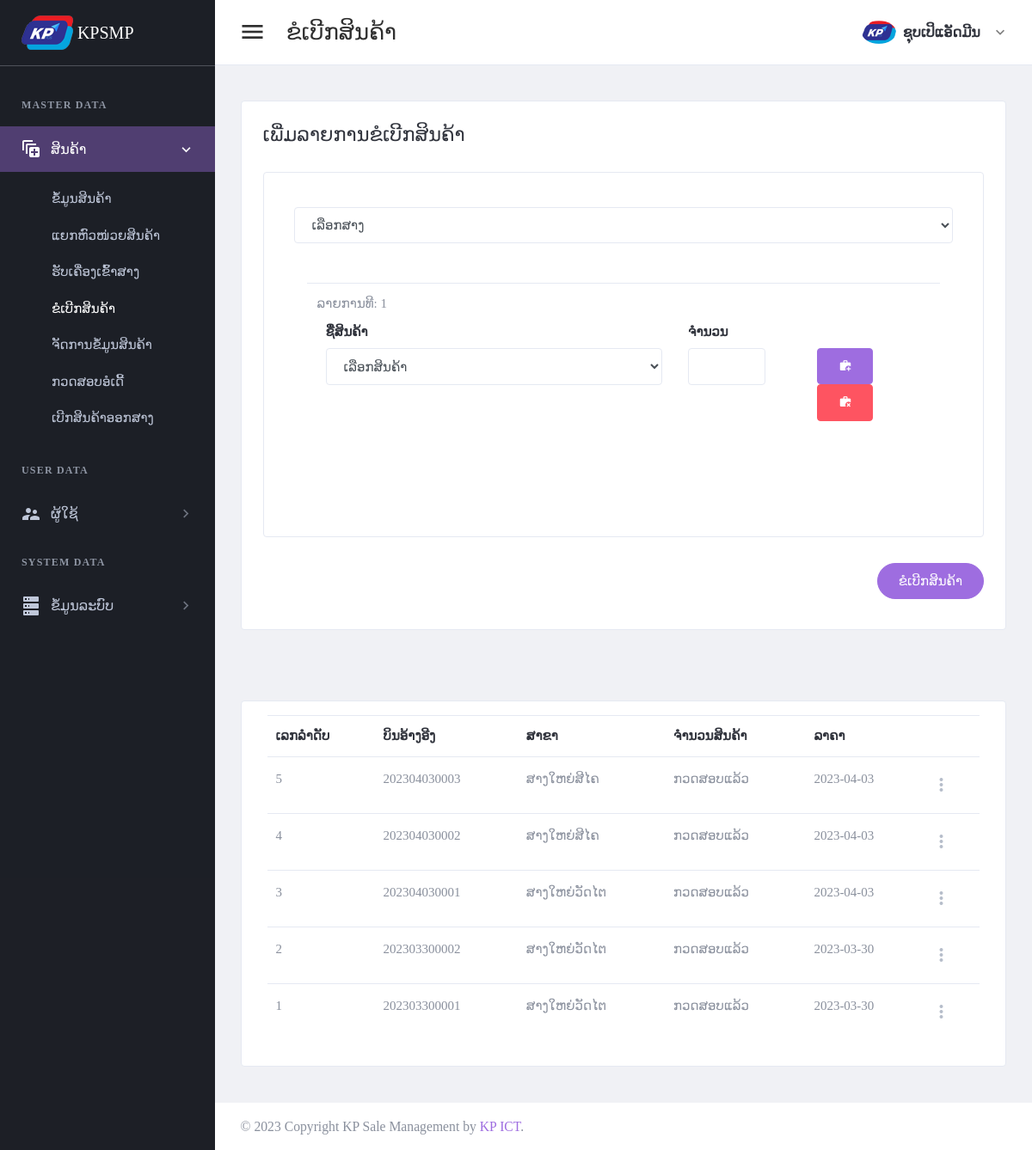
Page /page/request-order.php (signed in) on the earlier database version.
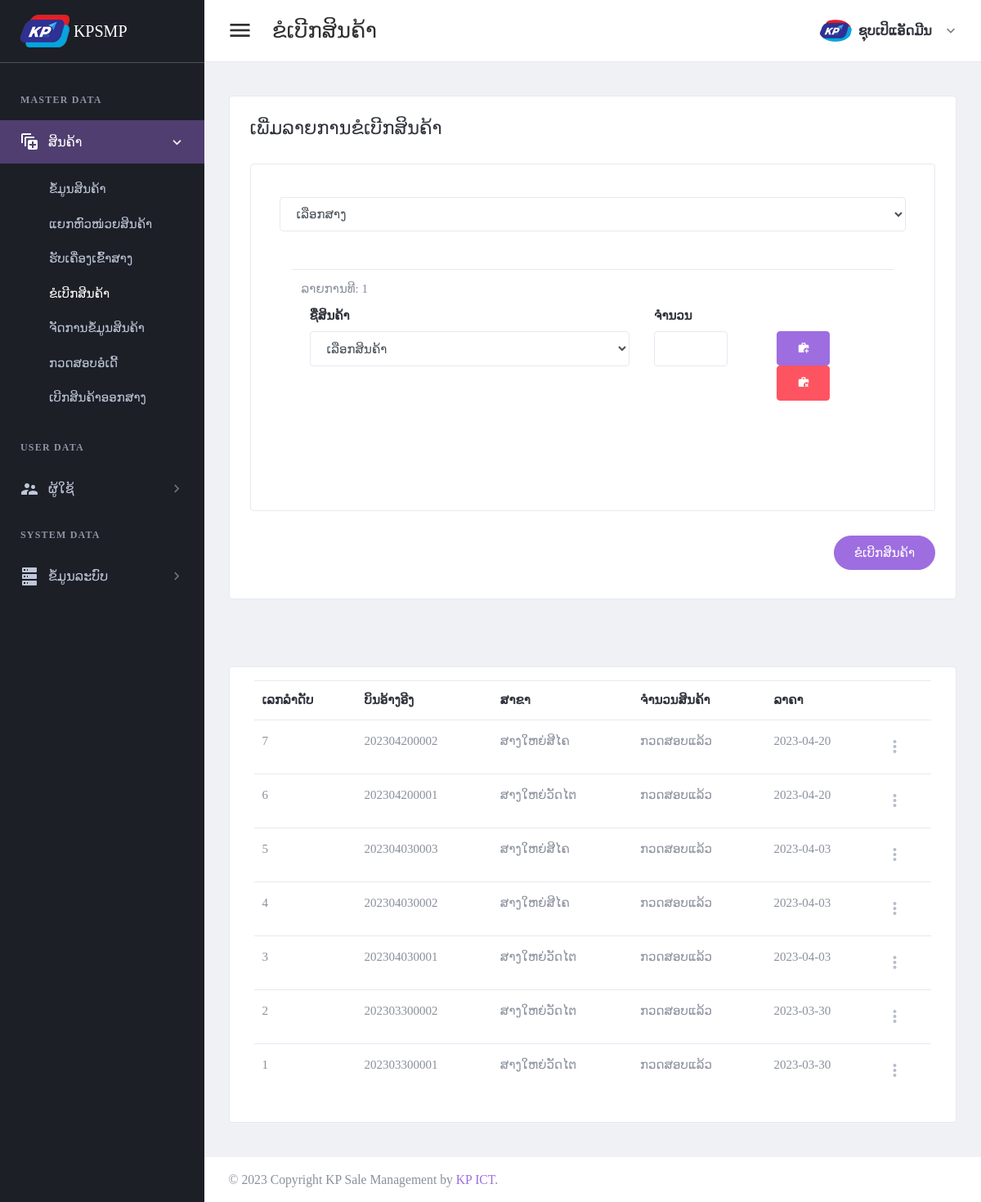
Same page on the later database version.
### tables this page shows
CREATE TABLE `tbl_header_title` (
  `ht_id` int(11) NOT NULL,
  `ht_name` varchar(300) DEFAULT NULL
);

CREATE TABLE `tbl_sub_title` (
  `st_id` int(11) NOT NULL,
  `st_name` varchar(300) DEFAULT NULL,
  `icon_code` varchar(100) DEFAULT NULL,
  `ht_id` int(11) DEFAULT NULL
);

CREATE TABLE `tbl_page_title` (
  `pt_id` int(11) NOT NULL,
  `pt_name` varchar(300) DEFAULT NULL,
  `ptf_name` varchar(100) DEFAULT NULL,
  `st_id` int(11) DEFAULT NULL
);

CREATE TABLE `tbl_order_request` (
  `or_id` int(11) NOT NULL,
  `or_bill_number` varchar(30) DEFAULT NULL,
  `br_id` int(11) DEFAULT NULL,
  `wh_id` int(11) DEFAULT NULL,
  `or_status` int(11) DEFAULT NULL,
  `add_by` int(11) DEFAULT NULL,
  `date_register` date DEFAULT NULL
);

CREATE TABLE `tbl_warehouse` (
  `wh_id` int(11) NOT NULL,
  `wh_name` varchar(150) DEFAULT NULL,
  `wh_status` int(11) DEFAULT NULL,
  `wh_type` int(11) DEFAULT NULL,
  `br_id` int(11) DEFAULT NULL,
  `add_by` int(11) DEFAULT NULL,
  `date_register` date DEFAULT NULL
);

CREATE TABLE `tbl_order_status` (
  `os_id` int(11) NOT NULL,
  `os_name` varchar(150) DEFAULT NULL
);

### setting/checksession.php (called while the page is built, shortened)
<?php
	if($_SESSION['id_users'] == "" )
	{
	header("location:logout.php");
	}
	  else{
		$role_id = $_SESSION["role_id"];
		$br_id = $_SESSION["br_id"];
	}
?>

### page/request-order.php (the view, shortened to what the changed rows need)
<?php
include("../setting/checksession.php");
include("../setting/conn.php");
$header_name = "ຂໍເບີກສິນຄ້າ";
$header_click = "2";
?>
<!DOCTYPE html>
<html lang="en" dir="ltr">
<head>
    <?php
    include("../setting/callcss.php");
    ?>
</head>
<body class="navbar-fixed sidebar-fixed" id="body">
    <div class="wrapper">
        <?php include "menu.php"; ?>
        <div class="page-wrapper">
            <div class="content-wrapper">
                <div class="content">
                    <div class="email-wrapper rounded border bg-white">
                        <div class="  no-gutters justify-content-center">
                            <div class="    ">
                                <div class="  p-4 p-xl-5">
                                    <form method="post" id="additemorderfrm">
                                        <div class="card p-4">
                                            <div class="row">
                                                <div class="col-lg-12">
                                                    <div class=" ">
                                                        <div class="card-body">
                                                            <div class="input-states">
                                                                <table class="table" id="productTable">
                                                                    <tbody>
                                                                        <?php
                                                                        $arrayNumber = 0;
                                                                        for ($x = 1; $x < 2; $x++) { ?>
                                                                            <tr id="row<?php echo $x; ?>" class="<?php echo $arrayNumber; ?>">
                                                                                <td>
                                                                                    <div class="form-group "> <?php echo "ລາຍການທີ: $x"; ?> <br>
                                                                                        <div class="row p-2">
                                                                                            <div class="col-lg-7">
                                                                                                <div class="form-group">
                                                                                                    <label for="firstName">ຊື່ສິນຄ້າ</label>
                                                                                                    <select class="form-control" name="item_name[]" id="item_name<?php echo $x; ?>">
                                                                                                        <option value="">ເລືອກສິນຄ້າ</option>
                                                                                                    </select>
                                                                                                </div>
                                                                                            </div>
                                                                                            <div class="form-group  col-lg-2">
                                                                                                <label class="text-dark font-weight-medium">ຈຳນວນ</label>
                                                                                                <div class="form-group">
                                                                                                    <input type="number" step="any" name="item_value[]" id="item_value<?php echo $x; ?>" autocomplete="off" class="form-control" />
                                                                                                </div>
                                                                                            </div>
                                                                                            <div class="col-lg-3">
                                                                                                <div class="form-group p-6">
                                                                                                    <button type="button" class="btn btn-primary btn-flat " onclick="addRow()" id="addRowBtn" data-loading-text="Loading...">
                                                                                                        <i class="mdi mdi-briefcase-plus"></i>
                                                                                                    </button>
                                                                                                    <button type="button" class="btn btn-danger  removeProductRowBtn" type="button" id="removeProductRowBtn" onclick="removeProductRow(<?php echo $x; ?>)">
                                                                                                        <i class="mdi mdi-briefcase-remove"></i>
                                                                                                    </button>
                                                                                                </div>
                                                                                            </div>
                                                                                        </div>
                                                                                    </div>
                                                                                </td>
                                                                            </tr>
                                                                        <?php
                                                                            $arrayNumber++;
                                                                        }
                                                                        ?>
                                                                    </tbody>
                                                                </table>
                                                            </div>
                                                        </div>
                                                    </div>
                                                </div>
                                            </div>
                                        </div>
                                    </form>
                                </div>
                            </div>
                        </div>
                    </div>
                </div>
            </div>
            <div class="content-wrapper">
                <div class="content">
                    <div class="card card-default">
                        <div class="card-body">
                            <table id="productsTable2" class="table table-hover table-product" style="width:100%">
                                <thead>
                                    <tr>
                                        <th>ເລກລຳດັບ</th>
                                        <th>ບິນອ້າງອີງ</th>
                                        <th>ສາຂາ</th>
                                        <th>ຈຳນວນສິນຄ້າ</th>
                                        <th>ລາຄາ</th>
                                        <th></th>
                                    </tr>
                                </thead>
                                <tbody>
                                    <?php
                                    $stmt4 = $conn->prepare("
                                    SELECT or_id,or_bill_number,wh_name,a.date_register, os_name
                                    FROM tbl_order_request a
                                    left join tbl_warehouse b on a.wh_id = b.wh_id
                                    left join tbl_order_status c on a.or_status = c.os_id
                                    where a.br_id = '$br_id'
                                    order by or_id desc
                                    ");
                                    $stmt4->execute();
                                    if ($stmt4->rowCount() > 0) {
                                        while ($row4 = $stmt4->fetch(PDO::FETCH_ASSOC)) {
                                    ?>
                                            <tr>
                                                <td><?php echo $row4['or_id']; ?></td>
                                                <td><?php echo $row4['or_bill_number']; ?></td>
                                                <td><?php echo $row4['wh_name']; ?></td>
                                                <td><?php echo $row4['os_name']; ?></td>
                                                <td><?php echo $row4['date_register']; ?></td>
                                                <td>
                                                    <div class="dropdown">
                                                        <a class="dropdown-toggle icon-burger-mini" href="#" role="button" id="dropdownMenuLink" data-toggle="dropdown" aria-haspopup="true" aria-expanded="false" data-display="static">
                                                        </a>
                                                    </div>
                                                </td>
                                            </tr>
                                    <?php
                                        }
                                    }
                                    ?>
                                </tbody>
                            </table>
                        </div>
                    </div>
                </div>
            </div>
        </div>
    </div>
</body>
</html>

### page/menu.php (shortened to what the changed rows need)
<aside class="left-sidebar sidebar-dark" id="left-sidebar">
  <div id="sidebar" class="sidebar sidebar-with-footer">
    <div class="sidebar-left" data-simplebar style="height: 100%;">
      <ul class="nav sidebar-inner" id="sidebar-menu">
        <?php
        $stmt = $conn->prepare(" SELECT distinct a.ht_id,ht_name
        FROM tbl_header_title a
        left join tbl_role_page b on a.ht_id = b.ht_id
        where role_id ='$role_id'
        order by  a.ht_id asc ");
        $stmt->execute();
        if ($stmt->rowCount() > 0) {
          while ($row = $stmt->fetch(PDO::FETCH_ASSOC)) {
            $ht_id = $row['ht_id'];
            $ht_name = $row['ht_name'];
        ?>
            <li class="section-title"> <?php echo "$ht_name"; ?></li>
            <?php
            $stmt1 = $conn->prepare("SELECT distinct a.st_id,st_name,role_id,icon_code
            FROM tbl_sub_title a
            left join tbl_role_page b on a.st_id = b.st_id
            where a.ht_id = '$ht_id' and role_id ='$role_id'
            order by a.st_id asc ");
            $stmt1->execute();
            if ($stmt1->rowCount() > 0) {
              while ($row1 = $stmt1->fetch(PDO::FETCH_ASSOC)) {
                $st_name = $row1['st_name'];
                $st_id = $row1['st_id'];
                $icon_code = $row1['icon_code'];
            ?>
                <li class='has-sub <?php if ($header_click == "$st_id") {  echo "active expand"; } ?>'>
                  <a class="sidenav-item-link" href="javascript:void(0)" data-toggle="collapse" data-target='#<?php echo "$st_name"; ?>' aria-expanded="false" aria-controls="<?php echo "$st_name"; ?>">
                    <i class="mdi <?php echo"$icon_code";?>"></i>
                    <span class="nav-text"> <?php echo "$st_name"; ?> </span> <b class="caret"></b>
                  </a>
                  <ul class='collapse <?php if ($header_click == "$st_id" ) { echo "show"; } ?>' id="<?php echo "$st_name"; ?>" data-parent="#sidebar-menu">
                    <div class="sub-menu">
                      <?php
                      $stmt2 = $conn->prepare(" SELECT pt_name,ptf_name
                      FROM tbl_page_title a
                      left join tbl_role_page b on a.pt_id = b.pt_id
                      where a.st_id = '$st_id' and role_id ='$role_id'
                      order by a.pt_id asc ");
                      $stmt2->execute();
                      if ($stmt2->rowCount() > 0) {
                        while ($row2 = $stmt2->fetch(PDO::FETCH_ASSOC)) {
                          $pt_name = $row2['pt_name'];
                      ?>
                          <li class="<?php if ($header_name ==  $row2['pt_name']) { echo "active"; } ?>">
                            <a class="sidenav-item-link" href='<?php echo $row2['ptf_name'] ?>'>
                              <span class="nav-text"><?php echo"$pt_name";?></span>
                            </a>
                          </li>
                      <?php
                        }
                      }
                      ?>
                    </div>
                  </ul>
              <?php
              }
            }
              ?>
                </li>
            <?php
          }
        }
            ?>
      </ul>
    </div>
  </div>
</aside>

Differences in the rows shown:
added tbl_order_request: or_id "7", or_bill_number "202304200002", wh.wh_name "ສາງໃຫຍ່ສີໄຄ", tbl_order_status.os_name "ກວດສອບແລ້ວ", date_register "2023-04-20"
added tbl_order_request: or_id "6", or_bill_number "202304200001", wh.wh_name "ສາງໃຫຍ່ວັດໄຕ", tbl_order_status.os_name "ກວດສອບແລ້ວ", date_register "2023-04-20"
